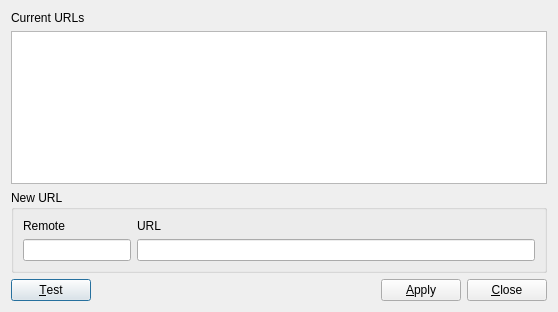
<?xml version="1.0" encoding="UTF-8"?>
<ui version="4.0">
 <class>SetRemoteUrlDialog</class>
 <widget class="QDialog" name="SetRemoteUrlDialog">
  <property name="geometry">
   <rect>
    <x>0</x>
    <y>0</y>
    <width>558</width>
    <height>312</height>
   </rect>
  </property>
  <property name="windowTitle">
   <string>Set Remote URL</string>
  </property>
  <layout class="QVBoxLayout" name="verticalLayout">
   <item>
    <widget class="QLabel" name="label">
     <property name="text">
      <string>Current URLs</string>
     </property>
    </widget>
   </item>
   <item>
    <widget class="QTableWidget" name="tableWidget">
     <property name="selectionMode">
      <enum>QAbstractItemView::NoSelection</enum>
     </property>
     <property name="selectionBehavior">
      <enum>QAbstractItemView::SelectRows</enum>
     </property>
     <property name="verticalScrollMode">
      <enum>QAbstractItemView::ScrollPerPixel</enum>
     </property>
     <property name="horizontalScrollMode">
      <enum>QAbstractItemView::ScrollPerPixel</enum>
     </property>
    </widget>
   </item>
   <item>
    <widget class="QGroupBox" name="groupBox">
     <property name="title">
      <string>New URL</string>
     </property>
     <layout class="QGridLayout" name="gridLayout">
      <item row="0" column="0">
       <widget class="QLabel" name="label_2">
        <property name="text">
         <string>Remote</string>
        </property>
       </widget>
      </item>
      <item row="0" column="1">
       <widget class="QLabel" name="label_3">
        <property name="text">
         <string>URL</string>
        </property>
       </widget>
      </item>
      <item row="1" column="0">
       <widget class="QLineEdit" name="lineEdit_remote">
        <property name="sizePolicy">
         <sizepolicy hsizetype="Preferred" vsizetype="Fixed">
          <horstretch>0</horstretch>
          <verstretch>0</verstretch>
         </sizepolicy>
        </property>
       </widget>
      </item>
      <item row="1" column="1">
       <widget class="QLineEdit" name="lineEdit_url"/>
      </item>
     </layout>
    </widget>
   </item>
   <item>
    <layout class="QHBoxLayout" name="horizontalLayout">
     <item>
      <widget class="QPushButton" name="pushButton_test">
       <property name="text">
        <string>&amp;Test</string>
       </property>
       <property name="default">
        <bool>true</bool>
       </property>
      </widget>
     </item>
     <item>
      <spacer name="horizontalSpacer">
       <property name="orientation">
        <enum>Qt::Horizontal</enum>
       </property>
       <property name="sizeHint" stdset="0">
        <size>
         <width>40</width>
         <height>20</height>
        </size>
       </property>
      </spacer>
     </item>
     <item>
      <widget class="QPushButton" name="pushButton">
       <property name="text">
        <string>&amp;Apply</string>
       </property>
      </widget>
     </item>
     <item>
      <widget class="QPushButton" name="pushButton_2">
       <property name="text">
        <string>&amp;Close</string>
       </property>
      </widget>
     </item>
    </layout>
   </item>
  </layout>
 </widget>
 <tabstops>
  <tabstop>pushButton</tabstop>
  <tabstop>pushButton_2</tabstop>
  <tabstop>tableWidget</tabstop>
  <tabstop>lineEdit_remote</tabstop>
  <tabstop>lineEdit_url</tabstop>
  <tabstop>pushButton_test</tabstop>
 </tabstops>
 <resources/>
 <connections>
  <connection>
   <sender>pushButton</sender>
   <signal>clicked()</signal>
   <receiver>SetRemoteUrlDialog</receiver>
   <slot>accept()</slot>
   <hints>
    <hint type="sourcelabel">
     <x>222</x>
     <y>246</y>
    </hint>
    <hint type="destinationlabel">
     <x>230</x>
     <y>327</y>
    </hint>
   </hints>
  </connection>
  <connection>
   <sender>pushButton_2</sender>
   <signal>clicked()</signal>
   <receiver>SetRemoteUrlDialog</receiver>
   <slot>reject()</slot>
   <hints>
    <hint type="sourcelabel">
     <x>341</x>
     <y>245</y>
    </hint>
    <hint type="destinationlabel">
     <x>340</x>
     <y>384</y>
    </hint>
   </hints>
  </connection>
 </connections>
</ui>
